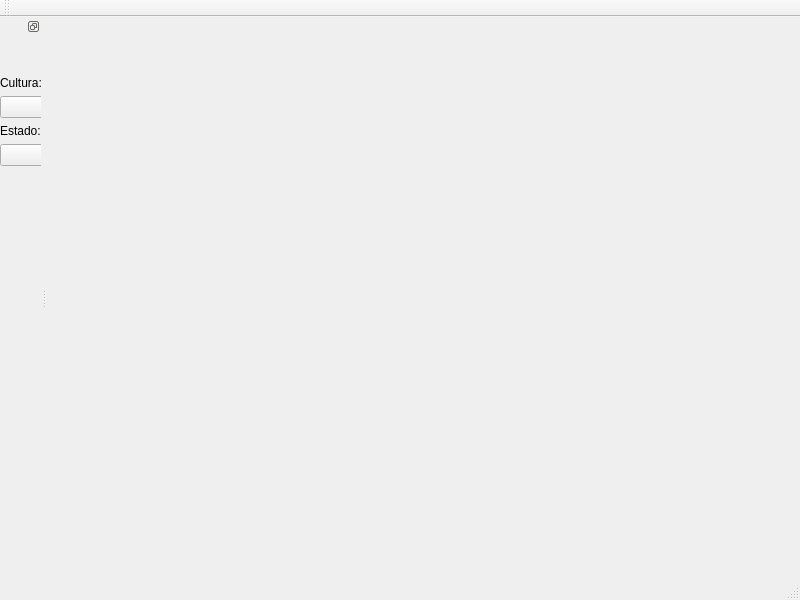
<?xml version="1.0" encoding="UTF-8"?>
<ui version="4.0">
 <class>MainWindow</class>
 <widget class="QMainWindow" name="MainWindow">
  <property name="geometry">
   <rect>
    <x>0</x>
    <y>0</y>
    <width>800</width>
    <height>600</height>
   </rect>
  </property>
  <property name="sizePolicy">
   <sizepolicy hsizetype="Preferred" vsizetype="Preferred">
    <horstretch>0</horstretch>
    <verstretch>0</verstretch>
   </sizepolicy>
  </property>
  <property name="windowTitle">
   <string>MainWindow</string>
  </property>
  <property name="dockNestingEnabled">
   <bool>true</bool>
  </property>
  <widget class="QWidget" name="centralwidget">
   <property name="sizePolicy">
    <sizepolicy hsizetype="Preferred" vsizetype="Preferred">
     <horstretch>0</horstretch>
     <verstretch>0</verstretch>
    </sizepolicy>
   </property>
   <layout class="QVBoxLayout" name="verticalLayout_2">
    <item>
     <layout class="QHBoxLayout" name="mplvl" stretch="0">
      <property name="spacing">
       <number>0</number>
      </property>
      <property name="sizeConstraint">
       <enum>QLayout::SetNoConstraint</enum>
      </property>
      <property name="topMargin">
       <number>0</number>
      </property>
      <item>
       <widget class="QWidget" name="widget" native="true">
        <property name="sizePolicy">
         <sizepolicy hsizetype="Maximum" vsizetype="Maximum">
          <horstretch>100</horstretch>
          <verstretch>100</verstretch>
         </sizepolicy>
        </property>
       </widget>
      </item>
     </layout>
    </item>
   </layout>
  </widget>
  <widget class="QMenuBar" name="menubar">
   <property name="geometry">
    <rect>
     <x>0</x>
     <y>0</y>
     <width>800</width>
     <height>25</height>
    </rect>
   </property>
  </widget>
  <widget class="QStatusBar" name="statusbar"/>
  <widget class="QToolBar" name="toolBar">
   <property name="windowTitle">
    <string>toolBar</string>
   </property>
   <attribute name="toolBarArea">
    <enum>TopToolBarArea</enum>
   </attribute>
   <attribute name="toolBarBreak">
    <bool>false</bool>
   </attribute>
  </widget>
  <widget class="QDockWidget" name="dockWidget_3">
   <property name="features">
    <set>QDockWidget::DockWidgetFloatable|QDockWidget::DockWidgetMovable</set>
   </property>
   <attribute name="dockWidgetArea">
    <number>1</number>
   </attribute>
   <widget class="QWidget" name="dockWidgetContents_3">
    <widget class="QWidget" name="formLayoutWidget">
     <property name="geometry">
      <rect>
       <x>0</x>
       <y>40</y>
       <width>93</width>
       <height>161</height>
      </rect>
     </property>
     <layout class="QFormLayout" name="formLayout">
      <item row="0" column="0">
       <widget class="QLabel" name="lblCultura">
        <property name="text">
         <string>Cultura:</string>
        </property>
       </widget>
      </item>
      <item row="1" column="0">
       <widget class="QComboBox" name="cboxCultura"/>
      </item>
      <item row="2" column="0" colspan="2">
       <widget class="QLabel" name="lblEstado">
        <property name="text">
         <string>Estado:</string>
        </property>
       </widget>
      </item>
      <item row="3" column="0">
       <widget class="QComboBox" name="cboxEstado"/>
      </item>
     </layout>
    </widget>
   </widget>
  </widget>
  <zorder>dockWidget_3</zorder>
 </widget>
 <resources/>
 <connections/>
</ui>
